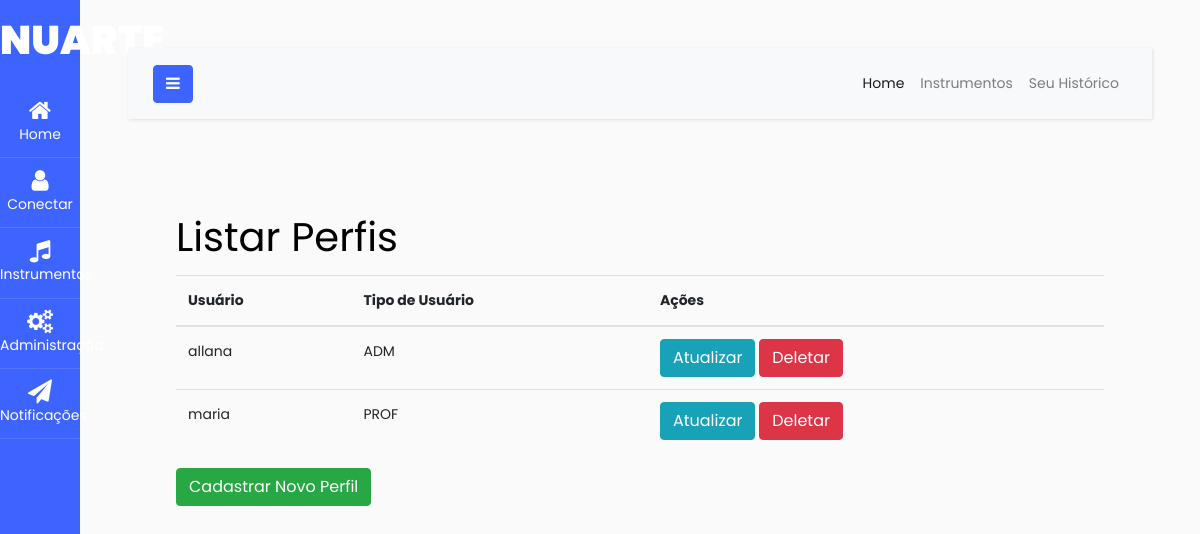
The app's page /listar_perfis/ with its own data.
### nuarte/models.py (models this page shows, shortened)
class Perfil(models.Model):
    USUARIO_CHOICES = [
        ('ADM', 'Administrador'),
        ('PROF', 'Professor'),
        ('ALUNO', 'Aluno'),
    ]
    usuario = models.OneToOneField(User, on_delete=models.CASCADE)
    tipo_usuario = models.CharField(max_length=5, choices=USUARIO_CHOICES)

### nuarte/views.py (the view)
# urls.py: path('listar_perfis/', ListarPerfisView.as_view(), name='listar_perfis'),
class ListarPerfisView(ListView):
    model = Perfil
    template_name = 'nuarte/listar_perfis.html'
    context_object_name = 'perfis'

### nuarte/templates/nuarte/listar_perfis.html (shortened to what this page needs)
{% extends 'base.html' %}
{% block content %}
    <h1>Listar Perfis</h1>
    {% if perfis %}
        <table class="table">
            <thead>
                <tr>
                    <th scope="col">Usuário</th>
                    <th scope="col">Tipo de Usuário</th>
                    <th scope="col">Ações</th>
                </tr>
            </thead>
            <tbody>
                {% for perfil in perfis %}
                    <tr>
                        <td>{{ perfil.usuario.username }}</td>
                        <td>{{ perfil.tipo_usuario }}</td>
                        <td>
                            <a href="{% url 'nuarte:atualizar_perfil' perfil.id %}" class="btn btn-info">Atualizar</a>
                            <a href="{% url 'nuarte:deletar_perfil' perfil.id %}" class="btn btn-danger">Deletar</a>
                        </td>
                    </tr>
                {% endfor %}
            </tbody>
        </table>
    {% else %}
        <p>Nenhum perfil encontrado.</p>
    {% endif %}
    <a href="{% url 'nuarte:cadastrar_perfil' %}" class="btn btn-success">Cadastrar Novo Perfil</a>
{% endblock %}

### records on screen
Perfil: usuario.username "allana", tipo_usuario "ADM"
Perfil: usuario.username "maria", tipo_usuario "PROF"
